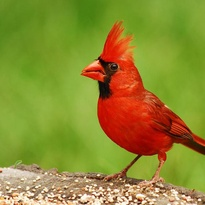
#> input picture exercise_colorClusters/data/cardinal.jpg, 205 x 205 px, shrunk from 572 x 572 before the run
$ jupyter execute exercise_colorClustering_TD.ipynb   (shell and % lines are left out)
#> lines starting #> are read from the running program, lines starting #| are printed output that depends on the picture
[cell 1]
# Excersice k means clustering

[cell 2]
import numpy as np
import cv2
print(cv2.__version__)
import matplotlib.pyplot as plt
import matplotlib.patches as mpatch

[cell 3]
img1 = cv2.imread('./data/cardinal.jpg',1)
#> img1 is the input picture: shape (205, 205, 3); mean B, G, R 50.5, 139.5, 141.9
img2 = cv2.imread('./data/mountain.jpg',1)
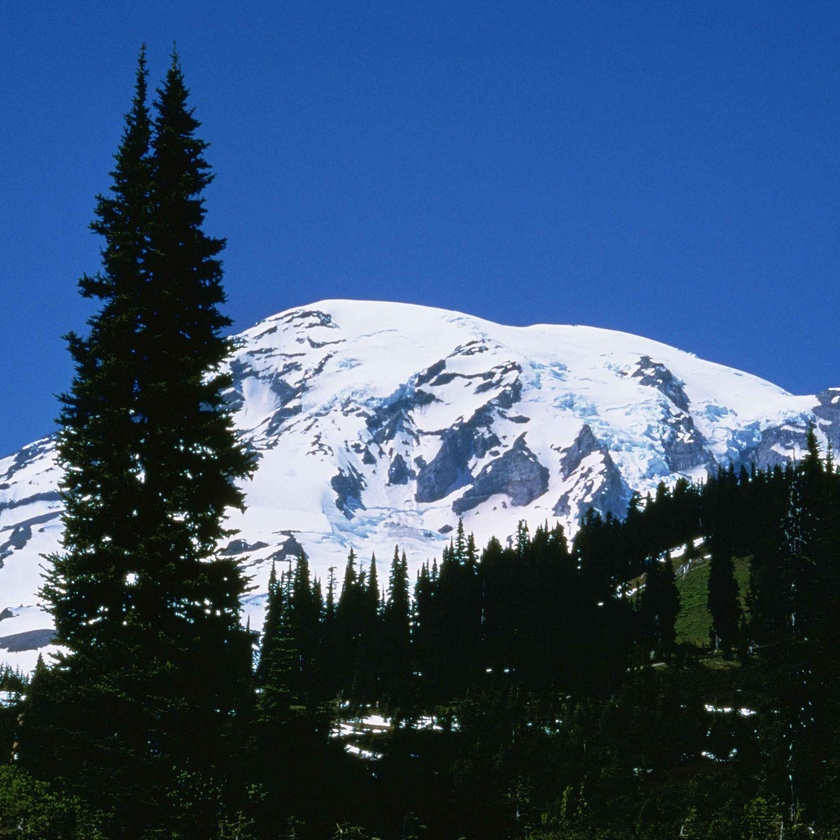
#> input picture exercise_colorClusters/data/mountain.jpg, 840 x 840 px, shrunk from 2340 x 2340 before the run
#> img2 is the input picture: shape (840, 840, 3); mean B, G, R 112.7, 80.9, 55.6

[cell 4]
# to check rgb to bgr conversion
img1_rgb = cv2.cvtColor(img1, cv2.COLOR_BGR2RGB)
fig,ax = plt.subplots(1,2)
ax[0].imshow(img1)
ax[1].imshow(img1_rgb)
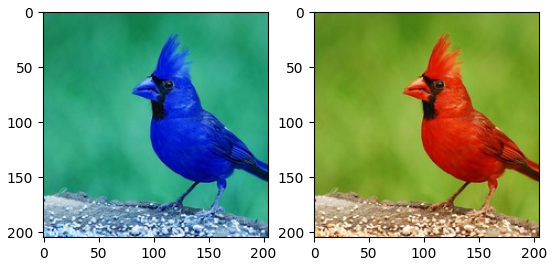
#> figure drawn by matplotlib, 2 panels; B, G, R data is drawn as R, G, B

[cell 5]
def ClustMajorColors(img,k):
#> called with k = 3
    img_bgr = cv2.cvtColor(img, cv2.COLOR_BGR2RGB)
    img_flt = np.float32(img_bgr.reshape(-1,3))
    criteria = (cv2.TERM_CRITERIA_EPS + cv2.TERM_CRITERIA_MAX_ITER, 10, 1.0)
    attempts = 10
    flag = cv2.KMEANS_RANDOM_CENTERS
    ret,label,center=cv2.kmeans(img_flt,k,None,criteria,attempts,flag)
#> ret = 66410054; center = [[215.5, 187.5, 153.6], [126.5, 157.2, 46.53], [167.2, 39.69, 12.3]]
    center_uint8 = np.uint8(center)
#> center_uint8 = [[215, 187, 153], [126, 157, 46], [167, 39, 12]]

    return(ret, label, center_uint8)

[cell 6]
r1,l1,c1 = ClustMajorColors(img1,3)
#> r1 = 66410054; c1 = [[215, 187, 153], [126, 157, 46], [167, 39, 12]]
r2,l2,c2 = ClustMajorColors(img2,3)
#> r2 = 543643181.7; c2 = [[44, 93, 167], [214, 220, 236], [13, 20, 13]]

[cell 7]
# plot image with bar next to it.

def plot_WithColor(img,l,c):
    fig,ax=plt.subplots(1,1)
    img_bgr = cv2.cvtColor(img, cv2.COLOR_BGR2RGB)


    width,height,colorChannel = img.shape
#> width = 205; height = 205; colorChannel = 3
    numBox= len(c)
#> numBox = 3
    heightBox = height/numBox
#> heightBox = 68.33
    color = np.divide(c,255)
#> color = [[0.843, 0.733, 0.6], [0.494, 0.616, 0.18], [0.655, 0.153, 0.0471]]

    for numBox in range(numBox):
        widthBox= np.divide(np.sum(l==numBox),l.size)
        ax.add_patch(mpatch.Rectangle((width,heightBox*numBox), width*widthBox, heightBox, color = color[numBox]))
#> this loop made 3 passes
#> widthBox on passes 1 to 3: 0.0927, 0.732, 0.175

    ax.imshow(img_bgr)
    ax.set_xlim(0,width*2)

[cell 8]
plot_WithColor(img1,l1,c1)
plot_WithColor(img2,l2,c2)
#> the loop in plot_WithColor (call 2), `for numBox in range(numBox):` made 3 passes
#> widthBox on passes 1 to 3: 0.437, 0.142, 0.421
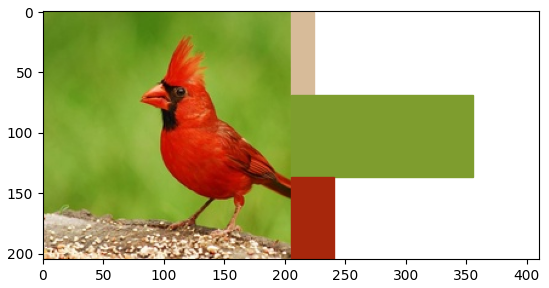
#> figure drawn by matplotlib, 1 panel
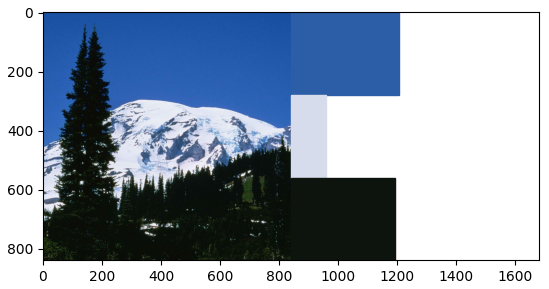
#> figure drawn by matplotlib, 1 panel
